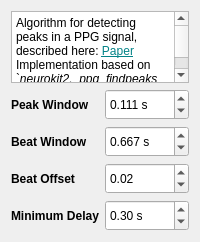
          <widget class="QWidget" name="page_peak_elgendi_ppg">
           <layout class="QFormLayout" name="formLayout_3">
            <item row="1" column="0">
             <widget class="QLabel" name="label_peak_window">
              <property name="minimumSize">
               <size>
                <width>0</width>
                <height>31</height>
               </size>
              </property>
              <property name="font">
               <font>
                <italic>false</italic>
                <bold>true</bold>
               </font>
              </property>
              <property name="text">
               <string>Peak Window</string>
              </property>
             </widget>
            </item>
            <item row="1" column="1">
             <widget class="QDoubleSpinBox" name="peak_elgendi_ppg_peakwindow">
              <property name="minimumSize">
               <size>
                <width>0</width>
                <height>31</height>
               </size>
              </property>
              <property name="accelerated">
               <bool>true</bool>
              </property>
              <property name="suffix">
               <string> s</string>
              </property>
              <property name="decimals">
               <number>3</number>
              </property>
              <property name="minimum">
               <double>0.050000000000000</double>
              </property>
              <property name="maximum">
               <double>5.000000000000000</double>
              </property>
              <property name="singleStep">
               <double>0.001000000000000</double>
              </property>
              <property name="stepType">
               <enum>QAbstractSpinBox::StepType::AdaptiveDecimalStepType</enum>
              </property>
              <property name="value">
               <double>0.111000000000000</double>
              </property>
             </widget>
            </item>
            <item row="2" column="0">
             <widget class="QLabel" name="beatWindowLabel">
              <property name="minimumSize">
               <size>
                <width>0</width>
                <height>31</height>
               </size>
              </property>
              <property name="font">
               <font>
                <italic>false</italic>
                <bold>true</bold>
               </font>
              </property>
              <property name="text">
               <string>Beat Window</string>
              </property>
             </widget>
            </item>
            <item row="2" column="1">
             <widget class="QDoubleSpinBox" name="peak_elgendi_ppg_beatwindow">
              <property name="minimumSize">
               <size>
                <width>0</width>
                <height>31</height>
               </size>
              </property>
              <property name="suffix">
               <string> s</string>
              </property>
              <property name="decimals">
               <number>3</number>
              </property>
              <property name="minimum">
               <double>0.100000000000000</double>
              </property>
              <property name="maximum">
               <double>5.000000000000000</double>
              </property>
              <property name="singleStep">
               <double>0.001000000000000</double>
              </property>
              <property name="stepType">
               <enum>QAbstractSpinBox::StepType::AdaptiveDecimalStepType</enum>
              </property>
              <property name="value">
               <double>0.667000000000000</double>
              </property>
             </widget>
            </item>
            <item row="3" column="0">
             <widget class="QLabel" name="beatOffsetLabel">
              <property name="minimumSize">
               <size>
                <width>0</width>
                <height>31</height>
               </size>
              </property>
              <property name="font">
               <font>
                <italic>false</italic>
                <bold>true</bold>
               </font>
              </property>
              <property name="text">
               <string>Beat Offset</string>
              </property>
             </widget>
            </item>
            <item row="3" column="1">
             <widget class="QDoubleSpinBox" name="peak_elgendi_ppg_beatoffset">
              <property name="minimumSize">
               <size>
                <width>0</width>
                <height>31</height>
               </size>
              </property>
              <property name="suffix">
               <string/>
              </property>
              <property name="decimals">
               <number>2</number>
              </property>
              <property name="maximum">
               <double>1.000000000000000</double>
              </property>
              <property name="singleStep">
               <double>0.010000000000000</double>
              </property>
              <property name="stepType">
               <enum>QAbstractSpinBox::StepType::AdaptiveDecimalStepType</enum>
              </property>
              <property name="value">
               <double>0.020000000000000</double>
              </property>
             </widget>
            </item>
            <item row="4" column="0">
             <widget class="QLabel" name="minimumDelayLabel">
              <property name="minimumSize">
               <size>
                <width>0</width>
                <height>31</height>
               </size>
              </property>
              <property name="font">
               <font>
                <italic>false</italic>
                <bold>true</bold>
               </font>
              </property>
              <property name="text">
               <string>Minimum Delay</string>
              </property>
             </widget>
            </item>
            <item row="4" column="1">
             <widget class="QDoubleSpinBox" name="peak_elgendi_ppg_mindelay">
              <property name="minimumSize">
               <size>
                <width>0</width>
                <height>31</height>
               </size>
              </property>
              <property name="suffix">
               <string> s</string>
              </property>
              <property name="decimals">
               <number>2</number>
              </property>
              <property name="maximum">
               <double>10.000000000000000</double>
              </property>
              <property name="singleStep">
               <double>0.010000000000000</double>
              </property>
              <property name="stepType">
               <enum>QAbstractSpinBox::StepType::AdaptiveDecimalStepType</enum>
              </property>
              <property name="value">
               <double>0.300000000000000</double>
              </property>
             </widget>
            </item>
            <item row="0" column="0" colspan="2">
             <widget class="QTextBrowser" name="peak_elgendi_ppg_info">
              <property name="sizePolicy">
               <sizepolicy hsizetype="Expanding" vsizetype="Minimum">
                <horstretch>0</horstretch>
                <verstretch>0</verstretch>
               </sizepolicy>
              </property>
              <property name="maximumSize">
               <size>
                <width>16777215</width>
                <height>100</height>
               </size>
              </property>
              <property name="sizeAdjustPolicy">
               <enum>QAbstractScrollArea::SizeAdjustPolicy::AdjustToContents</enum>
              </property>
              <property name="html">
               <string>&lt;!DOCTYPE HTML PUBLIC &quot;-//W3C//DTD HTML 4.0//EN&quot; &quot;http://www.w3.org/TR/REC-html40/strict.dtd&quot;&gt;
&lt;html&gt;&lt;head&gt;&lt;meta name=&quot;qrichtext&quot; content=&quot;1&quot; /&gt;&lt;meta charset=&quot;utf-8&quot; /&gt;&lt;style type=&quot;text/css&quot;&gt;
p, li { white-space: pre-wrap; }
hr { height: 1px; border-width: 0; }
li.unchecked::marker { content: &quot;\2610&quot;; }
li.checked::marker { content: &quot;\2612&quot;; }
&lt;/style&gt;&lt;/head&gt;&lt;body style=&quot; font-family:'Segoe UI'; font-size:9pt; font-weight:400; font-style:normal;&quot;&gt;
&lt;p style=&quot; margin-top:0px; margin-bottom:0px; margin-left:0px; margin-right:0px; -qt-block-indent:0; text-indent:0px;&quot;&gt;Algorithm for detecting peaks in a PPG signal, described here: &lt;a href=&quot;https://doi.org/10.1371/journal.pone.0076585&quot;&gt;&lt;span style=&quot; text-decoration: underline; color:#038387;&quot;&gt;Paper&lt;/span&gt;&lt;/a&gt;&lt;/p&gt;
&lt;p style=&quot; margin-top:0px; margin-bottom:0px; margin-left:0px; margin-right:0px; -qt-block-indent:0; text-indent:0px;&quot;&gt;Implementation based on `&lt;span style=&quot; font-style:italic;&quot;&gt;neurokit2._ppg_findpeaks_elgendi`&lt;/span&gt; function&lt;/p&gt;&lt;/body&gt;&lt;/html&gt;</string>
              </property>
             </widget>
            </item>
           </layout>
          </widget>
